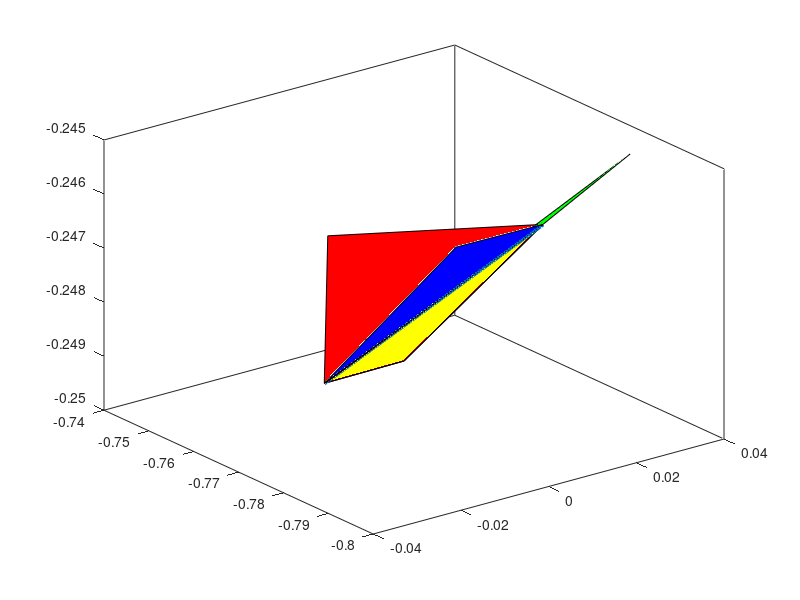

Write MATLAB code to recreate this figure.
a = [0, -0.75000000000000011, -0.25];
b = [0, -0.79877299999999996, -0.245196];
c = [0.018405999999999999, -0.74977400000000005, -0.25];

C = [a;b;c];
fill3(C(:,1),C(:,2),C(:,3),[1 0 0]);hold on

d = [0.018405999999999999, -0.74977400000000005, -0.25];
C = [a;b;d];
fill3(C(:,1),C(:,2),C(:,3),[1 1 0]);hold on

e = [0.034486999999999997, -0.78448700000000005, -0.245196];
C = [a;b;e];
fill3(C(:,1),C(:,2),C(:,3),[0 1 0]);hold on

f = [-0.019602999999999999, -0.79853200000000002, -0.245196];
C = [a;b;f];
fill3(C(:,1),C(:,2),C(:,3),[0 0 1]);hold on

g = [-0.034486999999999997, -0.78448700000000005, -0.245196];
C = [a;b;g];
fill3(C(:,1),C(:,2),C(:,3),[1 0 0]);hold on


t= 0:0.01:1;
A = zeros(3,length(t));
for i = 1:3
    A(i,:) = t .* (a(i) - b(i)) + b(i);
end

plot3(A(1,:),A(2,:),A(3,:),"Linewidth",3);